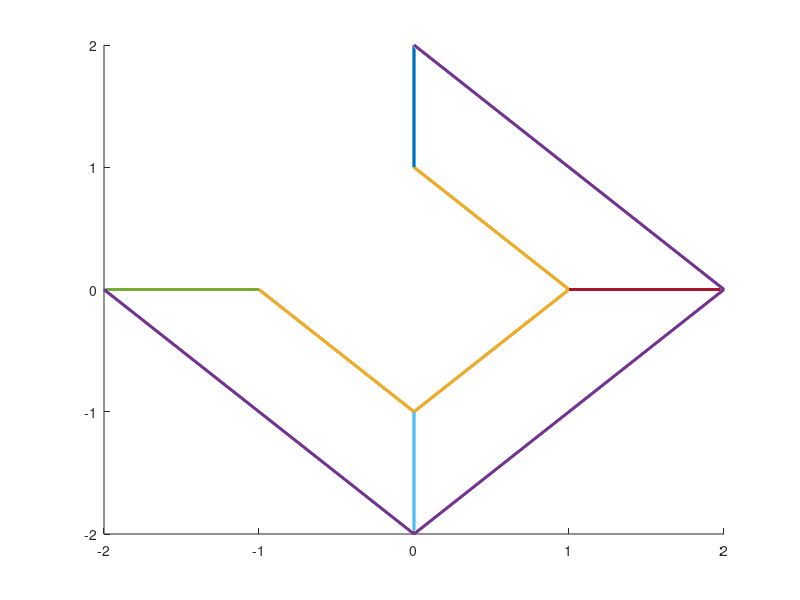

Source code (MATLAB): (Note: this script raises an error after producing the figure.)
clear all;

diabolo(1,1,:)=[-2;0;-3];
diabolo(2,1,:)=[-1;0;-1];
diabolo(3,1,:)=[-1;0;1];
diabolo(4,1,:)=[-2;0;3];

diabolo(1,2,:)=[0;-2;-3];
diabolo(2,2,:)=[0;-1;-1];
diabolo(3,2,:)=[0;-1;1];
diabolo(4,2,:)=[0;-2;3];

diabolo(1,3,:)=[2;0;-3];
diabolo(2,3,:)=[1;0;-1];
diabolo(3,3,:)=[1;0;1];
diabolo(4,3,:)=[2;0;3];

diabolo(1,4,:)=[0;2;-3];
diabolo(2,4,:)=[0;1;-1];
diabolo(3,4,:)=[0;1;1];
diabolo(4,4,:)=[0;2;3];

% diabolo(1,5,:)=[-2;0;-3];
% diabolo(2,5,:)=[-1;0;-1];
% diabolo(3,5,:)=[-1;0;1];
% diabolo(4,5,:)=[-2;0;3];


%Bezier
figure;
hold on;
plot3(diabolo(:,:,1)',diabolo(:,:,2)',diabolo(:,:,3)','LineWidth',2)
plot3(diabolo(:,:,1),diabolo(:,:,2),diabolo(:,:,3),'LineWidth',2)

for i = 0:0.01:1
    for j=0:0.01:1
        P = surfBezier(diabolo,i,j);
        %plot3(P(1),P(2),P(3));
        I=ceil(i*100+0.1);
        J=ceil(j*100+0.1);
        G(I,J,1:3) = P;
    end;
end;

surf(G(:,:,1),G(:,:,2),G(:,:,3));

%Spline

deg=2;
nbr=3;

P = subSpline(diabolo,deg,nbr);


figure;
hold on;
plot3(diabolo(:,:,1)',diabolo(:,:,2)',diabolo(:,:,3)','LineWidth',2)
surf(P(:,:,1),P(:,:,2),P(:,:,3));


% figure;
% hold on;
% plot3(exemple(:,:,1)',exemple(:,:,2)',exemple(:,:,3)','LineWidth',2)
% 
% [n,m,~]=size(P);
% for i=1:n
%     for j=1:m
%         plot3(P(i,j,1),P(i,j,2),P(i,j,3));
%     end;
% end;
% 
% pause;
pause;

figure;
hold on;

t1=1:5;
t2=1:5;
for u=-10:0.1:10
    for v=-10:0.1:10
        P=lagrangeSurfAna(diabolo,t1,t2,u,v);
        I=ceil(100+u*10+0.1);
        J=ceil(100+v*10+0.1);
        K(I,J,1:3) = P;
        %plot3(P(1),P(2),P(3));
    end;
end;
surf(K(:,:,1),K(:,:,2),K(:,:,3));
pause;
close all;